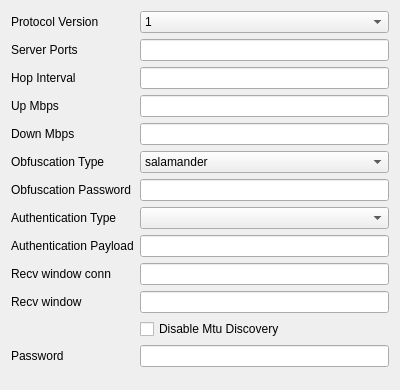
<?xml version="1.0" encoding="UTF-8"?>
<ui version="4.0">
 <class>EditHysteria</class>
 <widget class="QWidget" name="EditHysteria">
  <property name="geometry">
   <rect>
    <x>0</x>
    <y>0</y>
    <width>400</width>
    <height>390</height>
   </rect>
  </property>
  <property name="windowTitle">
   <string notr="true">Form</string>
  </property>
  <layout class="QGridLayout" name="gridLayout">
   <item row="0" column="0">
    <widget class="QLabel" name="protocol_version_l">
     <property name="text">
      <string>Protocol Version</string>
     </property>
    </widget>
   </item>
   <item row="0" column="1">
    <widget class="QComboBox" name="protocol_version">
     <item>
      <property name="text">
       <string notr="true">1</string>
      </property>
     </item>
     <item>
      <property name="text">
       <string notr="true">2</string>
      </property>
     </item>
    </widget>
   </item>
   <item row="1" column="0">
    <widget class="QLabel" name="label">
     <property name="text">
      <string>Server Ports</string>
     </property>
    </widget>
   </item>
   <item row="1" column="1">
    <widget class="QLineEdit" name="server_ports"/>
   </item>
   <item row="2" column="0">
    <widget class="QLabel" name="label_2">
     <property name="text">
      <string>Hop Interval</string>
     </property>
    </widget>
   </item>
   <item row="2" column="1">
    <widget class="QLineEdit" name="hop_interval"/>
   </item>
   <item row="3" column="0">
    <widget class="QLabel" name="label_3">
     <property name="text">
      <string>Up Mbps</string>
     </property>
    </widget>
   </item>
   <item row="3" column="1">
    <widget class="QLineEdit" name="up_mbps"/>
   </item>
   <item row="4" column="0">
    <widget class="QLabel" name="label_4">
     <property name="text">
      <string>Down Mbps</string>
     </property>
    </widget>
   </item>
   <item row="4" column="1">
    <widget class="QLineEdit" name="down_mbps"/>
   </item>
   <item row="5" column="0">
    <widget class="QLabel" name="obfs_type_l">
     <property name="text">
      <string>Obfuscation Type</string>
     </property>
    </widget>
   </item>
   <item row="5" column="1">
    <widget class="QComboBox" name="obfs_type">
     <item>
      <property name="text">
       <string notr="true">salamander</string>
      </property>
     </item>
     <item>
      <property name="text">
       <string notr="true">gecko</string>
      </property>
     </item>
    </widget>
   </item>
   <item row="6" column="0">
    <widget class="QLabel" name="label_5">
     <property name="text">
      <string>Obfuscation Password</string>
     </property>
    </widget>
   </item>
   <item row="6" column="1">
    <widget class="QLineEdit" name="obfs"/>
   </item>
   <item row="7" column="0">
    <widget class="QLabel" name="auth_type_l">
     <property name="text">
      <string>Authentication Type</string>
     </property>
    </widget>
   </item>
   <item row="7" column="1">
    <widget class="QComboBox" name="auth_type">
     <item>
      <property name="text">
       <string notr="true"/>
      </property>
     </item>
     <item>
      <property name="text">
       <string notr="true">STRING</string>
      </property>
     </item>
     <item>
      <property name="text">
       <string notr="true">BASE64</string>
      </property>
     </item>
    </widget>
   </item>
   <item row="8" column="0">
    <widget class="QLabel" name="auth_l">
     <property name="text">
      <string>Authentication Payload</string>
     </property>
    </widget>
   </item>
   <item row="8" column="1">
    <widget class="QLineEdit" name="auth"/>
   </item>
   <item row="9" column="0">
    <widget class="QLabel" name="recv_window_conn_l">
     <property name="text">
      <string>Recv window conn</string>
     </property>
    </widget>
   </item>
   <item row="9" column="1">
    <widget class="QLineEdit" name="recv_window_conn"/>
   </item>
   <item row="10" column="0">
    <widget class="QLabel" name="recv_window_l">
     <property name="text">
      <string>Recv window</string>
     </property>
    </widget>
   </item>
   <item row="10" column="1">
    <widget class="QLineEdit" name="recv_window"/>
   </item>
   <item row="11" column="1">
    <widget class="QCheckBox" name="disable_mtu_discovery">
     <property name="text">
      <string>Disable Mtu Discovery</string>
     </property>
    </widget>
   </item>
   <item row="12" column="0">
    <widget class="QLabel" name="password_l">
     <property name="text">
      <string>Password</string>
     </property>
    </widget>
   </item>
   <item row="12" column="1">
    <widget class="QLineEdit" name="password"/>
   </item>
  </layout>
 </widget>
 <tabstops>
  <tabstop>protocol_version</tabstop>
  <tabstop>server_ports</tabstop>
  <tabstop>hop_interval</tabstop>
  <tabstop>up_mbps</tabstop>
  <tabstop>down_mbps</tabstop>
  <tabstop>obfs_type</tabstop>
  <tabstop>obfs</tabstop>
  <tabstop>auth_type</tabstop>
  <tabstop>auth</tabstop>
  <tabstop>recv_window_conn</tabstop>
  <tabstop>recv_window</tabstop>
  <tabstop>disable_mtu_discovery</tabstop>
  <tabstop>password</tabstop>
 </tabstops>
 <resources/>
 <connections/>
</ui>
